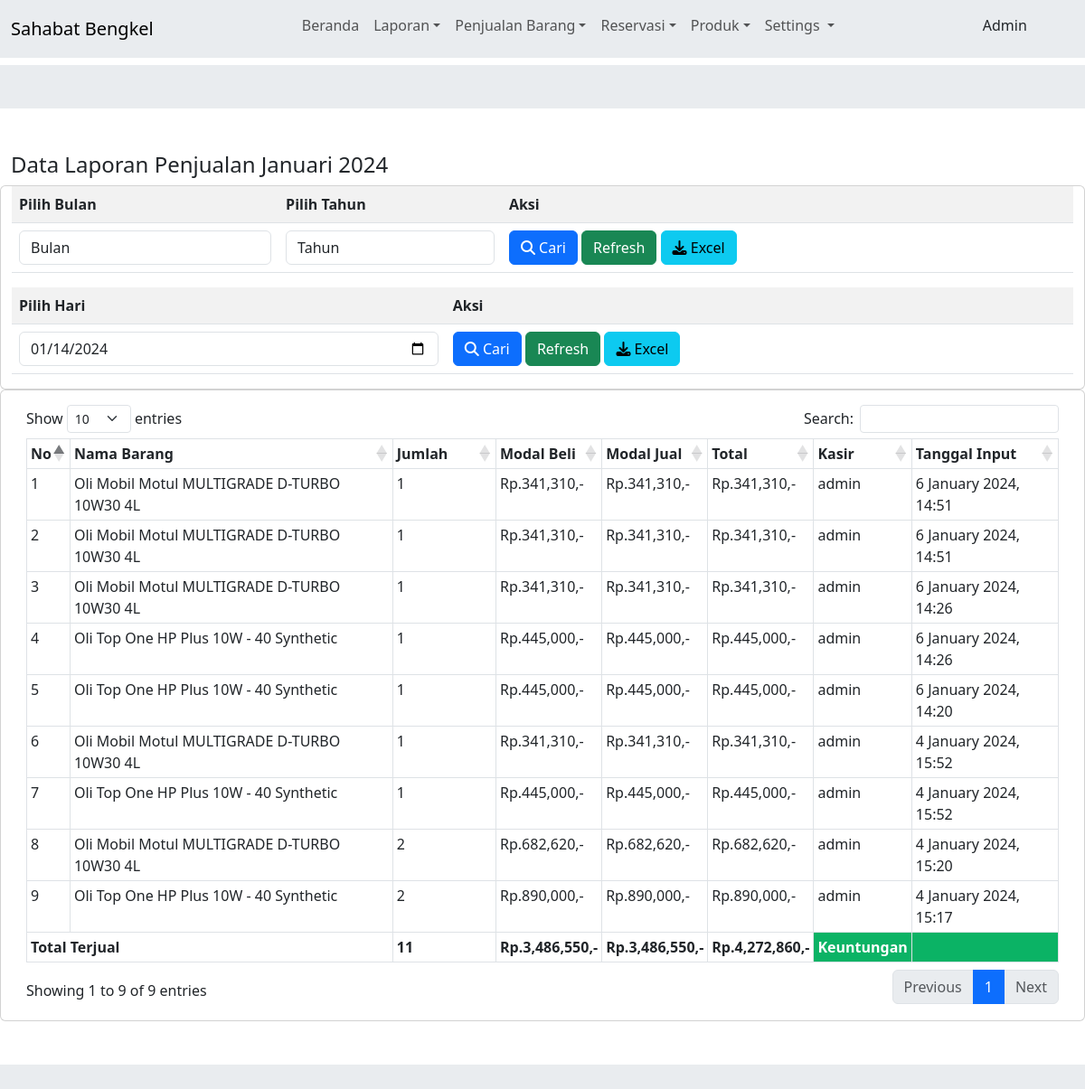
Page /view/admin/laporan/laporan.php (signed in) on the committed database.
### tables this page shows
CREATE TABLE `nota_backup` (
  `id_nota` int(11) NOT NULL,
  `id_barang` varchar(100) NOT NULL,
  `jumlah` varchar(100) NOT NULL,
  `total` varchar(100) NOT NULL,
  `tanggal_input` varchar(100) NOT NULL,
  `periode` varchar(100) NOT NULL
);

CREATE TABLE `barang` (
  `id_barang` int(11) NOT NULL,
  `id_kategori` int(11) NOT NULL,
  `id_barcode` varchar(64) NOT NULL,
  `nama_barang` varchar(255) NOT NULL,
  `merk` varchar(100) NOT NULL,
  `harga_beli` varchar(100) NOT NULL,
  `harga_jual` varchar(100) NOT NULL,
  `stok` varchar(100) NOT NULL,
  `satuan_barang` varchar(100) NOT NULL,
  `photo` varchar(255) NOT NULL,
  `tgl_input` varchar(100) NOT NULL
);

### controller/controllerView.php (called while the page is built, shortened)
<?php
class view {
    protected $db;
    public function __construct($db)
    {
        $this->db = $db;
    }
    public function jual(){
        $sql = "SELECT nota_backup.* , barang.id_barang, barang.nama_barang, barang.harga_beli, barang.harga_jual from nota_backup
                left join barang on barang.id_barang=nota_backup.id_barang where nota_backup.periode = ? ORDER BY id_nota DESC";
        $row = $this-> db -> prepare($sql);
        $row -> execute(array(date('m-Y')));
        $row = $row -> fetchAll();
        return $row;
    }
}
?>

### view/admin/laporan/laporan.php (the view, shortened to what this page needs)
<!DOCTYPE html>
<html lang="en">
<head>
    <?php
        require_once("../tampilan/header.php");
        $bulan_tes = array(
            '01' => "Januari",
            '02' => "Februari",
            '03' => "Maret",
            '04' => "April",
            '05' => "Mei",
            '06' => "Juni",
            '07' => "Juli",
            '08' => "Agustus",
            '09' => "September",
            '10' => "Oktober",
            '11' => "November",
            '12' => "Desember"
        );
    ?>
</head>
<body>
    <?php
        require_once("../tampilan/navbar.php");
    ?>
    <div class="col-md-12 col-lg-12 py-5 bg-body-secondary mt-2 mt-lg-2">
        <div class="container-fluid py-5 bg-white">
            <div class="row">
                <div class="col-sm-12">
                    <h4>
                        <?php if (!empty($_GET['cari'])) { ?>
                        Data Laporan Penjualan <?= $bulan_tes[$_POST['bln']]; ?> <?= $_POST['thn']; ?>
                        <?php } elseif (!empty($_GET['hari'])) { ?>
                        Data Laporan Penjualan <?= $_POST['hari']; ?>
                        <?php } else { ?>
                        Data Laporan Penjualan <?= $bulan_tes[date('m')]; ?> <?= date('Y'); ?>
                        <?php } ?>
                    </h4>
                </div>
                <div class="card">
                    <div class="card-body p-0">
                        <form method="post" action="laporan.php?cari=ok">
                            <table class="table table-striped">
                                <tr>
                                    <th>
                                        Pilih Bulan
                                    </th>
                                    <th>
                                        Pilih Tahun
                                    </th>
                                    <th>
                                        Aksi
                                    </th>
                                </tr>
                                <tr>
                                    <td>
                                        <select name="bln" class="form-control">
                                            <option selected="selected">Bulan</option>
                                        </select>
                                    </td>
                                    <td>
                                        <?php
                                                    echo "<select name='thn' class='form-control'>";
                                                    echo '<option selected="selected">Tahun</option>';
                                                    echo "</select>";
                                                    ?>
                                    </td>
                                    <td>
                                        <button class="btn btn-primary">
                                            <i class="fa fa-search"></i> Cari
                                        </button>
                                        <a href="laporan.php" class="btn btn-success">
                                            <i class="glyphicon glyphicon-refresh"></i> Refresh</a>
                                        <?php if (!empty($_GET['cari'])) { ?>
                                        <a href="excel.php?cari=yes&bln=<?= $_POST['bln']; ?>&thn=<?= $_POST['thn']; ?>"
                                            class="btn btn-info"><i class="fa fa-download"></i>
                                            Excel</a>
                                        <?php } else { ?>
                                        <a href="excel.php" class="btn btn-info"><i class="fa fa-download"></i>
                                            Excel</a>
                                        <?php } ?>
                                    </td>
                                </tr>
                            </table>
                        </form>
                        <form method="post" action="laporan.php?hari=cek">
                            <table class="table table-striped">
                                <tr>
                                    <th>
                                        Pilih Hari
                                    </th>
                                    <th>
                                        Aksi
                                    </th>
                                </tr>
                                <tr>
                                    <td>
                                        <input type="date" value="<?= date('Y-m-d');?>" class="form-control"
                                            name="hari">
                                    </td>
                                    <td>
                                        <button class="btn btn-primary">
                                            <i class="fa fa-search"></i> Cari
                                        </button>
                                        <a href="laporan.php" class="btn btn-success">
                                            <i class="glyphicon glyphicon-refresh"></i> Refresh</a>
                                        <?php if(!empty($_GET['hari'])){?>
                                        <a href="excel.php?hari=cek&tgl=<?= $_POST['hari'];?>" class="btn btn-info"><i
                                                class="fa fa-download"></i>
                                            Excel</a>
                                        <?php }else{?>
                                        <a href="excel.php" class="btn btn-info"><i class="fa fa-download"></i>
                                            Excel</a>
                                        <?php }?>
                                    </td>
                                </tr>
                            </table>
                        </form>
                    </div>
                </div>
                <br>
                <br>
                <div class="card">
                    <div class="card-body">
                        <div class="table-responsive">
                            <table class="table table-bordered w-100 table-sm" id="example1">
                                <thead>
                                    <tr style="background:#DFF0D8;color:#333;">
                                        <th> No</th>
                                        <th> Nama Barang</th>
                                        <th style="width:10%;"> Jumlah</th>
                                        <th style="width:10%;"> Modal Beli</th>
                                        <th style="width:10%;"> Modal Jual</th>
                                        <th style="width:10%;"> Total</th>
                                        <th> Kasir</th>
                                        <th> Tanggal Input</th>
                                    </tr>
                                </thead>
                                <tbody>
                                    <?php
                                            $no=1;
                                            if(!empty($_GET['cari'])){
                                                $periode = $_POST['bln'].'-'.$_POST['thn'];
                                                $no=1;
                                                $jumlah = 0;
                                                $bayar = 0;
                                                $row = $lihat-> periode_jual($periode);
                                            }elseif(!empty($_GET['hari'])){
                                                $hari = $_POST['hari'];
                                                $no=1;
                                                $jumlah = 0;
                                                $bayar = 0;
                                                $row = $lihat-> hari_jual($hari);
                                            }else{
                                                $row = $lihat-> jual();
                                            }
                                            ?>
                                    <?php
                                            foreach ($row as $isi) {
                                                $bayar += $isi['total'];
									            $modal1 += $isi['harga_beli'];
									            $modal2 += $isi['harga_jual'];
									            $jumlah += $isi['jumlah'];
                                                ?>
                                    <tr>
                                        <td><?php echo $no;?></td>
                                        <td><?php echo $isi['nama_barang'];?></td>
                                        <td><?php echo $isi['jumlah'];?> </td>
                                        <td>Rp.<?php echo number_format($isi['harga_beli']* $isi['jumlah']);?>,-</td>
                                        <td>Rp.<?php echo number_format($isi['harga_jual']* $isi['jumlah']);?>,-</td>
                                        <td>Rp.<?php echo number_format($isi['total']);?>,-</td>
                                        <td><?php echo $_SESSION['username'];?></td>
                                        <td><?php echo $isi['tanggal_input'];?></td>
                                    </tr>
                                    <?php
                                        $no++;
                                        }
                                    ?>
                                </tbody>
                                <tfoot>
                                    <tr>
                                        <th colspan="2">Total Terjual</td>
                                        <th><?php echo $jumlah;?></td>
                                        <th>Rp.<?php echo number_format($modal1);?>,-</th>
                                        <th>Rp.<?php echo number_format($modal2);?>,-</th>
                                        <th>Rp.<?php echo number_format($bayar);?>,-</th>
                                        <th style="background:#0bb365;color:#fff;">Keuntungan</th>
                                        <th style="background:#0bb365;color:#fff;">
                                    </tr>
                                </tfoot>
                            </table>
                        </div>
                    </div>
                </div>
            </div>
        </div>
    </div>
    <?php
        require_once("../tampilan/footer.php");
    ?>

### view/admin/tampilan/header.php (shortened to what this page needs)
<!DOCTYPE html>
<html lang="en">
<head>
    <link rel="stylesheet" href="https://cdn.jsdelivr.net/npm/bootstrap@5.3.2/dist/css/bootstrap.min.css">
    <link rel="stylesheet" href="https://cdnjs.cloudflare.com/ajax/libs/font-awesome/6.5.1/css/all.min.css">
    <link rel="stylesheet" href="https://cdn.datatables.net/1.13.7/css/dataTables.bootstrap5.min.css">
    <link rel="stylesheet" href="https://cdnjs.cloudflare.com/ajax/libs/twitter-bootstrap/5.3.0/css/bootstrap.min.css">
    <link href="https://fonts.cdnfonts.com/css/3-of-9-barcode" rel="stylesheet">
    <?php
    require_once("../../../database/koneksi.php");
    require_once("../../../controller/controllerView.php");
    $lihat = new view($conn);
    ?>
</head>
<body>

### view/admin/tampilan/navbar.php (shortened to what this page needs)
<?php
if($_SESSION["user_level"] == "admin"){
    ?>
<div class="col-md-12 col-lg-12">
    <nav class="navbar navbar-expand-lg bg-body-secondary">
        <div class="container-fluid">
            <a href="../dashboard/index.php" class="navbar-brand">Sahabat Bengkel</a>
            <div class="collapse navbar-collapse" id="navbarSupported">
                <ul class="navbar-nav mx-auto mb-2 mb-lg-2">
                    <li class="nav-item">
                        <a href="../dashboard/index.php" aria-current="page" class="nav-link">Beranda</a>
                    </li>
                    <li class="nav-item">
                        <div class="dropdown">
                            <a href="" type="button" class="nav-link dropdown-toggle" data-bs-toggle="dropdown"
                                aria-expanded="false">Laporan</a>
                        </div>
                    </li>
                    <li class="nav-item">
                        <div class="dropdown">
                            <a href="" type="button" class="nav-link dropdown-toggle" data-bs-toggle="dropdown"
                                aria-expanded="false">Penjualan Barang</a>
                        </div>
                    </li>
                    <li class="nav-item">
                        <div class="dropdown">
                            <a href="" type="button" class="nav-link dropdown-toggle" data-bs-toggle="dropdown"
                                aria-expanded="false">Reservasi</a>
                        </div>
                    </li>
                    <li class="nav-item">
                        <div class="dropdown">
                            <a href="" type="button" class="nav-link dropdown-toggle" data-bs-toggle="dropdown"
                                aria-expanded="false">Produk</a>
                        </div>
                    </li>
                    <li class="nav-item">
                        <div class="dropdown">
                            <a href="" type="button" class="nav-link dropdown-toggle" data-bs-toggle="dropdown"
                                aria-expanded="false">
                                Settings
                            </a>
                        </div>
                    </li>
                </ul>
                <form method="get" enctype="multipart/form-data"
                    onload="this.Image(img.src='../../../../assets/img/<?=$_SESSION['photo']?>')">
                    <div class="ms-auto mb-2 mb-lg-2">
                        <div class="row mx-1">
                            <div class="rounded-2">
                                <?=ucfirst($_SESSION["username"]);?>
                            </div>
                        </div>
                    </div>
                </form>
            </div>
        </div>
    </nav>
</div>
<?php
}else{
    header("location:../index.php");
    exit();
}
?>

### view/admin/tampilan/footer.php (shortened to what this page needs)
</body>
</html>

### rows in the picture
nota_backup: id_barang.nama_barang "Oli Mobil Motul MULTIGRADE D-TURBO 10W30 4L", jumlah "1", $isi['harga_beli']* $isi['jumlah'] "341,310", $isi['harga_jual']* $isi['jumlah'] "341,310", total "341,310", tanggal_input "6 January 2024, 14:51"
nota_backup: id_barang.nama_barang "Oli Mobil Motul MULTIGRADE D-TURBO 10W30 4L", jumlah "1", $isi['harga_beli']* $isi['jumlah'] "341,310", $isi['harga_jual']* $isi['jumlah'] "341,310", total "341,310", tanggal_input "6 January 2024, 14:51"
nota_backup: id_barang.nama_barang "Oli Mobil Motul MULTIGRADE D-TURBO 10W30 4L", jumlah "1", $isi['harga_beli']* $isi['jumlah'] "341,310", $isi['harga_jual']* $isi['jumlah'] "341,310", total "341,310", tanggal_input "6 January 2024, 14:26"
nota_backup: id_barang.nama_barang "Oli Top One HP Plus 10W - 40 Synthetic", jumlah "1", $isi['harga_beli']* $isi['jumlah'] "445,000", $isi['harga_jual']* $isi['jumlah'] "445,000", total "445,000", tanggal_input "6 January 2024, 14:26"
nota_backup: id_barang.nama_barang "Oli Top One HP Plus 10W - 40 Synthetic", jumlah "1", $isi['harga_beli']* $isi['jumlah'] "445,000", $isi['harga_jual']* $isi['jumlah'] "445,000", total "445,000", tanggal_input "6 January 2024, 14:20"
nota_backup: id_barang.nama_barang "Oli Mobil Motul MULTIGRADE D-TURBO 10W30 4L", jumlah "1", $isi['harga_beli']* $isi['jumlah'] "341,310", $isi['harga_jual']* $isi['jumlah'] "341,310", total "341,310", tanggal_input "4 January 2024, 15:52"
nota_backup: id_barang.nama_barang "Oli Top One HP Plus 10W - 40 Synthetic", jumlah "1", $isi['harga_beli']* $isi['jumlah'] "445,000", $isi['harga_jual']* $isi['jumlah'] "445,000", total "445,000", tanggal_input "4 January 2024, 15:52"
nota_backup: id_barang.nama_barang "Oli Mobil Motul MULTIGRADE D-TURBO 10W30 4L", jumlah "2", $isi['harga_beli']* $isi['jumlah'] "682,620", $isi['harga_jual']* $isi['jumlah'] "682,620", total "682,620", tanggal_input "4 January 2024, 15:20"
nota_backup: id_barang.nama_barang "Oli Top One HP Plus 10W - 40 Synthetic", jumlah "2", $isi['harga_beli']* $isi['jumlah'] "890,000", $isi['harga_jual']* $isi['jumlah'] "890,000", total "890,000", tanggal_input "4 January 2024, 15:17"

### other values in the picture
$_SESSION["username"] "Admin"
$jumlah "11"
$modal1 "3,486,550"
$modal2 "3,486,550"
$bayar "4,272,860"
